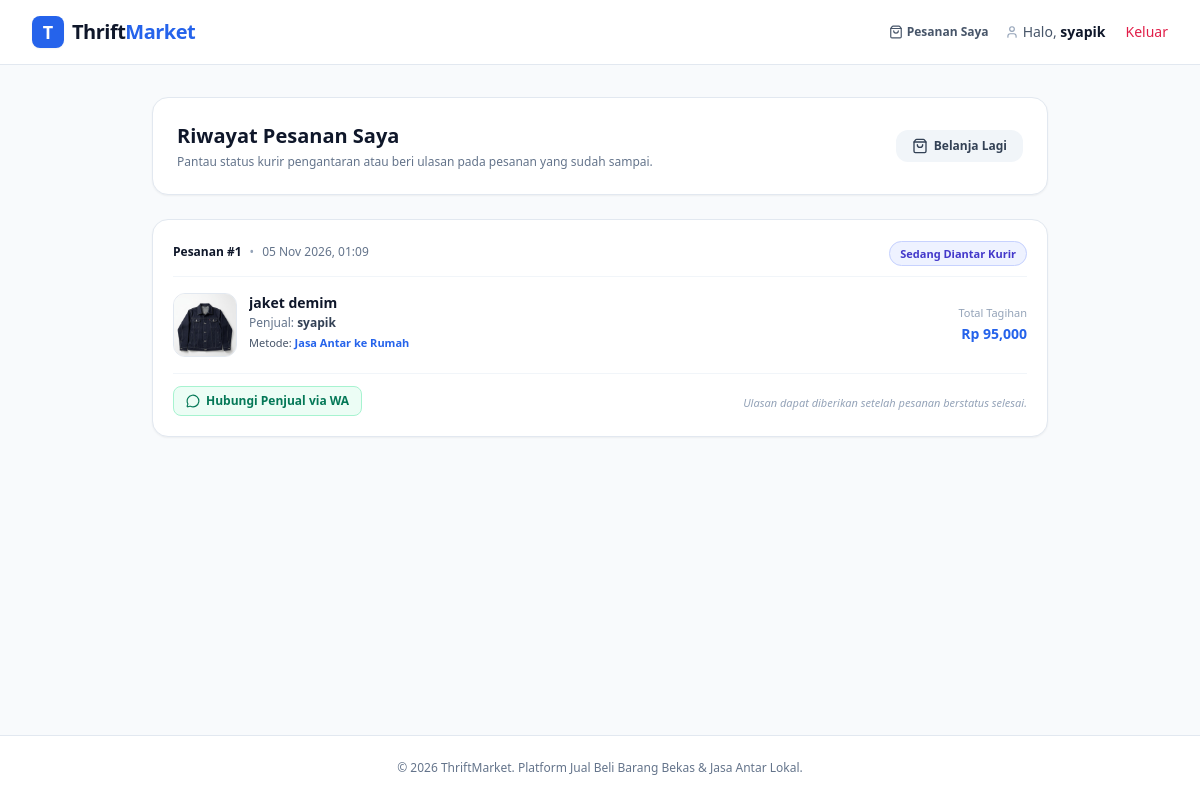
The page /order/my-orders (signed in) on the database its author committed.
### app/models/user.py (models this page shows, shortened)
class User(UserMixin, db.Model):
    __tablename__ = "users"
    id = db.Column(db.Integer, primary_key=True)
    name = db.Column(db.String(100), nullable=False)
    email = db.Column(db.String(120), unique=True, nullable=False, index=True)
    password_hash = db.Column(db.String(255), nullable=False)
    role = db.Column(db.String(20), default="buyer", nullable=False)  # 'buyer', 'seller', 'admin'
    phone = db.Column(db.String(20), nullable=True)
    address = db.Column(db.Text, nullable=True)
    created_at = db.Column(db.DateTime, default=datetime.utcnow)
    products = db.relationship("Product", backref="seller", lazy="dynamic", cascade="all, delete-orphan")
    orders_placed = db.relationship("Order", foreign_keys="Order.buyer_id", backref="buyer", lazy="dynamic")
    orders_received = db.relationship("Order", foreign_keys="Order.seller_id", backref="seller", lazy="dynamic")
    @property
    def is_seller(self):
        return self.role in ["seller", "admin"]

### app/models/order.py (models this page shows)
class Order(db.Model):
    __tablename__ = "orders"
    id = db.Column(db.Integer, primary_key=True)
    buyer_id = db.Column(db.Integer, db.ForeignKey("users.id"), nullable=False)
    seller_id = db.Column(db.Integer, db.ForeignKey("users.id"), nullable=False)
    product_id = db.Column(db.Integer, db.ForeignKey("products.id"), nullable=False)
    item_price = db.Column(db.Integer, nullable=False)
    delivery_fee = db.Column(db.Integer, default=0, nullable=False)
    total_price = db.Column(db.Integer, nullable=False)
    delivery_method = db.Column(db.String(50),
                                default="delivery")  # "pickup" (ambil sendiri) atau "seller_delivery" (jasa antar)
    shipping_address = db.Column(db.Text, nullable=False)
    notes = db.Column(db.Text, nullable=True)
    status = db.Column(db.String(30), default="pending", nullable=False)
    created_at = db.Column(db.DateTime, default=datetime.utcnow)
    product = db.relationship("Product", backref="order_entries")

### app/models/product.py (models this page shows)
class Product(db.Model):
    __tablename__ = "products"
    id = db.Column(db.Integer, primary_key=True)
    seller_id = db.Column(db.Integer, db.ForeignKey("users.id"), nullable=False)
    title = db.Column(db.String(150), nullable=False, index=True)
    description = db.Column(db.Text, nullable=False)
    price = db.Column(db.Integer, nullable=False)  # Disimpan dalam satuan Rupiah integer
    condition = db.Column(db.String(50), nullable=False)  # Contoh: "Seperti Baru (9.5/10)", "Bekas Normal (8/10)"
    category = db.Column(db.String(50), nullable=False, index=True)
    image_filename = db.Column(db.String(255), default="default_product.jpg")
    is_sold = db.Column(db.Boolean, default=False, nullable=False)
    offers_delivery = db.Column(db.Boolean, default=True, nullable=False)
    delivery_fee = db.Column(db.Integer, default=0, nullable=False)  # Ongkos kirim jika ditangani penjual
    created_at = db.Column(db.DateTime, default=datetime.utcnow)

### app/routes/order.py (the view)
@order_bp.route("/my-orders")
@login_required
def my_orders():
    orders = Order.query.filter_by(buyer_id=current_user.id).order_by(Order.created_at.desc()).all()
    return render_template("order/my_orders.html", orders=orders)

### app/templates/order/my_orders.html (shortened to what this page needs)
{% extends 'base.html' %}
{% block content %}
<div class="max-w-4xl mx-auto space-y-6">
    <div class="flex flex-col sm:flex-row justify-between items-start sm:items-center bg-white p-6 rounded-2xl border border-slate-200 shadow-sm gap-4">
        <div>
            <h1 class="text-xl font-bold text-slate-900">Riwayat Pesanan Saya</h1>
            <p class="text-xs text-slate-500 mt-1">Pantau status kurir pengantaran atau beri ulasan pada pesanan yang sudah sampai.</p>
        </div>
        <a href="{{ url_for('marketplace.index') }}" class="px-4 py-2 bg-slate-100 hover:bg-slate-200 text-slate-700 text-xs font-semibold rounded-xl transition inline-flex items-center gap-1.5">
            <i data-lucide="shopping-bag" class="w-4 h-4"></i> Belanja Lagi
        </a>
    </div>
    {% if orders %}
        <div class="space-y-4">
            {% for o in orders %}
            <div class="bg-white rounded-2xl border border-slate-200 p-5 shadow-sm space-y-4">
                <div class="flex flex-wrap items-center justify-between border-b border-slate-100 pb-3 gap-2">
                    <div class="flex items-center gap-2 text-xs">
                        <span class="font-bold text-slate-900">Pesanan #{{ o.id }}</span>
                        <span class="text-slate-400">•</span>
                        <span class="text-slate-500">{{ o.created_at.strftime('%d %b %Y, %H:%M') }}</span>
                    </div>
                    <div>
                        {% if o.status == 'pending' %}
                            <span class="px-2.5 py-1 rounded-full text-[11px] font-bold bg-amber-50 text-amber-700 border border-amber-200">Menunggu Konfirmasi</span>
                        {% elif o.status == 'confirmed' %}
                            <span class="px-2.5 py-1 rounded-full text-[11px] font-bold bg-blue-50 text-blue-700 border border-blue-200">Sedang Disiapkan</span>
                        {% elif o.status == 'in_delivery' %}
                            <span class="px-2.5 py-1 rounded-full text-[11px] font-bold bg-indigo-50 text-indigo-700 border border-indigo-200">Sedang Diantar Kurir</span>
                        {% elif o.status == 'completed' %}
                            <span class="px-2.5 py-1 rounded-full text-[11px] font-bold bg-emerald-50 text-emerald-700 border border-emerald-200">Selesai Diterima</span>
                        {% else %}
                            <span class="px-2.5 py-1 rounded-full text-[11px] font-bold bg-rose-50 text-rose-700 border border-rose-200">Dibatalkan</span>
                        {% endif %}
                    </div>
                </div>
                <div class="flex flex-col sm:flex-row gap-4 items-start sm:items-center justify-between">
                    <div class="flex gap-3">
                        <img src="{{ url_for('static', filename='uploads/' + o.product.image_filename) }}"
                             alt="{{ o.product.title }}"
                             onerror="this.src='https://placehold.co/100x100?text=Barang'"
                             class="w-16 h-16 object-cover rounded-xl border border-slate-200">
                        <div>
                            <h3 class="text-sm font-bold text-slate-900 line-clamp-1">{{ o.product.title }}</h3>
                            <p class="text-xs text-slate-500 mt-0.5">Penjual: <b class="text-slate-700">{{ o.seller.name }}</b></p>
                            <span class="text-[11px] font-medium text-slate-600 block mt-1">
                                Metode: {% if o.delivery_method == 'seller_delivery' %}<span class="text-blue-600 font-semibold">Jasa Antar ke Rumah</span>{% else %}Ambil Sendiri (Pickup){% endif %}
                            </span>
                        </div>
                    </div>
                    <div class="text-left sm:text-right">
                        <span class="text-[11px] text-slate-400 block">Total Tagihan</span>
                        <span class="text-sm font-extrabold text-blue-600">Rp {{ "{:,}".format(o.total_price) }}</span>
                    </div>
                </div>
                <div class="pt-3 border-t border-slate-100 flex flex-wrap items-center justify-between gap-3">
                    <div>
                        {% if o.seller.phone %}
                            {% set wa_msg = "Halo " + o.seller.name + ", saya ingin konfirmasi pesanan #" ~ o.id ~ " untuk barang " + o.product.title %}
                            <a href="https://wa.me/{{ o.seller.phone|replace(' ', '')|replace('-', '') }}?text={{ wa_msg|urlencode }}"
                               target="_blank"
                               class="inline-flex items-center gap-1.5 px-3 py-1.5 bg-emerald-50 text-emerald-700 hover:bg-emerald-100 border border-emerald-200 rounded-lg text-xs font-semibold transition">
                                <i data-lucide="message-circle" class="w-3.5 h-3.5"></i> Hubungi Penjual via WA
                            </a>
                        {% endif %}
                    </div>
                    <div>
                        {% if o.status == 'completed' %}
                            {% if o.review %}
                                <div class="flex items-center gap-1 text-amber-500 text-xs font-bold bg-amber-50 px-3 py-1.5 rounded-lg border border-amber-200">
                                    <i data-lucide="star" class="w-3.5 h-3.5 fill-amber-400"></i> Ulasan Anda: {{ o.review.rating }}/5
                                </div>
                            {% else %}
                                <form method="POST" action="{{ url_for('order.submit_review', order_id=o.id) }}" class="flex items-center gap-2">
                                    <select name="rating" required class="text-xs border border-slate-300 rounded-lg px-2 py-1.5 bg-white focus:outline-none focus:ring-1 focus:ring-blue-600 font-medium">
                                        <option value="5">⭐⭐⭐⭐⭐ (5/5)</option>
                                        <option value="4">⭐⭐⭐⭐ (4/5)</option>
                                        <option value="3">⭐⭐⭐ (3/5)</option>
                                        <option value="2">⭐⭐ (2/5)</option>
                                        <option value="1">⭐ (1/5)</option>
                                    </select>
                                    <input type="text" name="comment" required placeholder="Tulis ulasan barang..." class="text-xs border border-slate-300 rounded-lg px-2.5 py-1.5 w-44 sm:w-56 focus:outline-none focus:ring-1 focus:ring-blue-600">
                                    <button type="submit" class="px-3 py-1.5 bg-blue-600 hover:bg-blue-700 text-white text-xs font-bold rounded-lg shadow-sm transition">
                                        Kirim
                                    </button>
                                </form>
                            {% endif %}
                        {% else %}
                            <span class="text-[11px] text-slate-400 italic">Ulasan dapat diberikan setelah pesanan berstatus selesai.</span>
                        {% endif %}
                    </div>
                </div>
            </div>
            {% endfor %}
        </div>
    {% endif %}
</div>
{% endblock %}

### app/templates/base.html (shortened to what this page needs)
<!DOCTYPE html>
<html lang="id" class="h-full bg-slate-50">
<head>
    <script src="https://cdn.tailwindcss.com"></script>
</head>
<body class="flex flex-col min-h-full font-sans antialiased text-slate-800 bg-slate-50">
    <header class="sticky top-0 z-50 bg-white/90 backdrop-blur-md border-b border-slate-200">
        <div class="max-w-7xl mx-auto px-4 sm:px-6 lg:px-8 h-16 flex items-center justify-between gap-4">
            <a href="{{ url_for('marketplace.index') }}" class="flex items-center gap-2">
                <span class="w-8 h-8 rounded-lg bg-blue-600 text-white flex items-center justify-center font-bold text-lg shadow-sm">T</span>
                <span class="font-extrabold text-xl tracking-tight text-slate-900">Thrift<span class="text-blue-600">Market</span></span>
            </a>
            <nav class="flex items-center gap-3 sm:gap-4">
                {% if current_user.is_authenticated %}
                    <a href="{{ url_for('order.my_orders') }}" class="text-xs font-semibold text-slate-600 hover:text-blue-600 transition flex items-center gap-1">
                        <i data-lucide="shopping-bag" class="w-3.5 h-3.5"></i> Pesanan Saya
                    </a>
                    <a href="{{ url_for('auth.profile') }}" class="text-xs sm:text-sm font-medium text-slate-600 hover:text-blue-600 transition flex items-center gap-1">
                        <i data-lucide="user" class="w-3.5 h-3.5 text-slate-400"></i>
                        <span>Halo, <b class="text-slate-900">{{ current_user.name }}</b></span>
                    </a>
                    <a href="{{ url_for('auth.logout') }}" class="text-xs sm:text-sm text-rose-600 hover:text-rose-700 font-medium ml-1">Keluar</a>
                {% else %}
                    <a href="{{ url_for('auth.login') }}" class="text-sm font-semibold text-slate-700 hover:text-blue-600 transition">Masuk</a>
                    <a href="{{ url_for('auth.register') }}" class="text-sm font-semibold bg-blue-600 text-white px-4 py-2 rounded-lg hover:bg-blue-700 shadow-sm transition">Daftar</a>
                {% endif %}
            </nav>
        </div>
    </header>
    <main class="flex-1 max-w-7xl w-full mx-auto px-4 sm:px-6 lg:px-8 py-8">
        {% block content %}{% endblock %}
    </main>
    <footer class="bg-white border-t border-slate-200 py-6 mt-auto">
        <div class="max-w-7xl mx-auto px-4 text-center text-xs text-slate-500">
            &copy; 2026 ThriftMarket. Platform Jual Beli Barang Bekas & Jasa Antar Lokal.
        </div>
    </footer>
</body>
</html>

### rows shown on the page
User: name "syapik"
Order: id "1", created_at "05 Nov 2026, 01:09", status "Sedang Diantar Kurir", image_filename (picture), product "jaket demim", seller.name "syapik", delivery_method "Jasa Antar ke Rumah", total_price "95,000", shows "Ulasan dapat diberikan setelah pesanan berstatus selesai."
